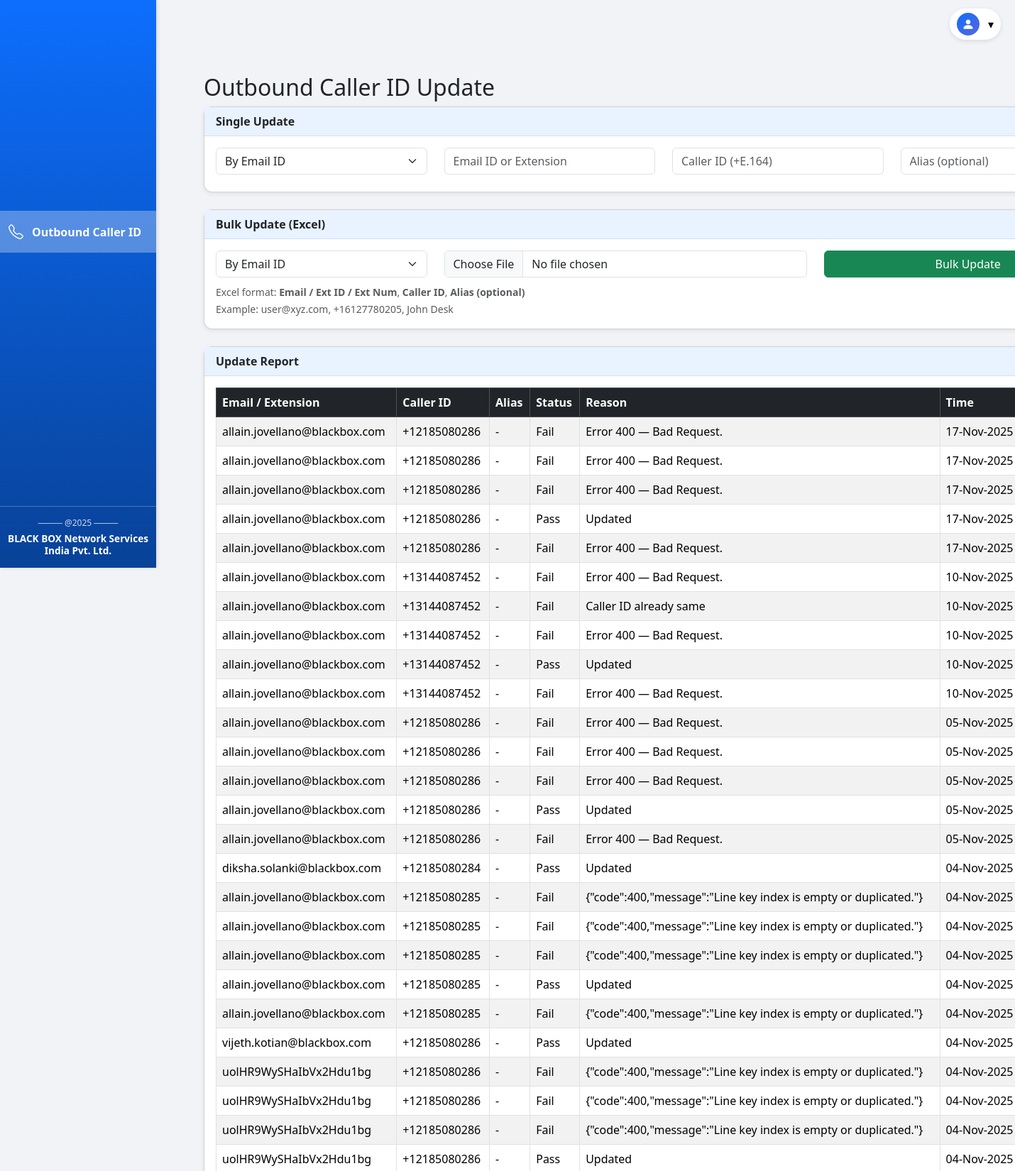
The app's page /index (signed in, upper part) with its own data.
### tables this page shows
CREATE TABLE update_logs (
                        id INTEGER PRIMARY KEY AUTOINCREMENT,
                        email TEXT,
                        caller_id TEXT,
                        success INTEGER,
                        reason TEXT,
                        type TEXT,
                        timestamp DATETIME DEFAULT CURRENT_TIMESTAMP
                    , identifier TEXT, alias TEXT);

### app.py (the view)
@app.route("/index")
@login_required()
def index():
    conn = get_db_connection()
    cutoff = (datetime.utcnow() - timedelta(days=30)).isoformat()
    rows = conn.execute("SELECT identifier, caller_id, success, reason, type, timestamp FROM update_logs WHERE timestamp >= ? ORDER BY id DESC", (cutoff,)).fetchall()
    conn.close()
    report = []
    for r in rows:
        report.append({
            "email": r["identifier"],
            "caller_id": r["caller_id"],
            "success": bool(r["success"]),
            "reason": r["reason"],
            "type": r["type"],
            "time": datetime.fromisoformat(r["timestamp"]).strftime("%d-%b-%Y %H:%M:%S")
        })
    return render_template("index.html", report=report)

### app.py (called while the page is built)
def get_db_connection():
    conn = sqlite3.connect(DB_PATH)
    conn.row_factory = sqlite3.Row
    return conn

def login_required(role=None):
    def wrapper(fn):
        @wraps(fn)
        def decorated(*args, **kwargs):
            if "email" not in session:
                app.logger.warning("Unauthorized access attempt to protected route.")
                return redirect(url_for("login"))
            if role and session.get("role") != role:
                app.logger.warning(f"Access denied for user {session.get('email')} - insufficient role.")
                flash("Access denied", "danger")
                return redirect(url_for("login"))
            return fn(*args, **kwargs)
        return decorated
    return wrapper

@app.teardown_appcontext
def on_exit(exception):
    try:
        from utils.task_queue import shutdown_queue
        shutdown_queue()
    except Exception as e:
        app.logger.error(f"Error shutting down task queue: {e}")

### utils/task_queue.py (called while the page is built)
def shutdown_queue():
    logger.info("[Queue] Shutting down worker thread...")
    task_queue.put(None)

### templates/index.html (shortened to what this page needs)
{% extends "base.html" %}
{% block content %}
<div class="container mt-4">
  <h2>Outbound Caller ID Update</h2>
  <div class="card mb-4">
    <div class="card-header">Single Update</div>
    <div class="card-body">
      <form id="singleUpdateForm">
        <div class="row align-items-end">
          <div class="col-md-3 mb-2">
            <select class="form-select" name="update_type" id="singleUpdateType">
              <option value="email" selected>By Email ID</option>
            </select>
          </div>
          <div class="col-md-3 mb-2">
            <input type="text" class="form-control" name="identifier" id="singleIdentifier"
              placeholder="Email ID or Extension" required>
          </div>
          <div class="col-md-3 mb-2">
            <input type="text" class="form-control" name="caller_id" id="caller_id"
              placeholder="Caller ID (+E.164)" required>
          </div>
          <div class="col-md-2 mb-2">
            <input type="text" class="form-control" name="alias" id="alias"
              placeholder="Alias (optional)">
          </div>
          <div class="col-md-1 mb-2">
            <button type="submit" id="singleUpdateBtn" class="btn btn-primary w-100">Update</button>
          </div>
        </div>
      </form>
    </div>
  </div>
  <div class="card mb-4">
    <div class="card-header">Bulk Update (Excel)</div>
    <div class="card-body">
      <form id="bulkUpdateForm" enctype="multipart/form-data">
        <div class="row align-items-end">
          <div class="col-md-3 mb-2">
            <select class="form-select" name="update_type" id="bulkUpdateType">
              <option value="email" selected>By Email ID</option>
            </select>
          </div>
          <div class="col-md-5 mb-2">
            <input type="file" class="form-control" name="excel_file" accept=".xlsx" required>
          </div>
          <div class="col-md-4 mb-2">
            <button type="submit" id="bulkUpdateBtn" class="btn btn-success w-100">Bulk Update</button>
          </div>
        </div>
        <small class="text-muted">
          Excel format: <b>Email / Ext ID / Ext Num</b>, <b>Caller ID</b>, <b>Alias (optional)</b><br>
          Example: user@xyz.com,&nbsp;+16127780205,&nbsp;John Desk
        </small>
      </form>
    </div>
  </div>
  <div class="card">
    <div class="card-header">Update Report</div>
    <div class="card-body table-responsive">
      <table class="table table-bordered table-striped" id="reportTable">
        <thead class="table-dark">
          <tr>
            <th>Email / Extension</th>
            <th>Caller ID</th>
            <th>Alias</th>
            <th>Status</th>
            <th>Reason</th>
            <th>Time</th>
            <th>Type</th>
          </tr>
        </thead>
        <tbody>
          {% for u in report %}
          <tr>
            <td>{{ u.email or u.extension_id }}</td>
            <td>{{ u.caller_id }}</td>
            <td>{{ u.alias or '-' }}</td>
            <td>{{ 'Pass' if u.success else 'Fail' }}</td>
            <td>{{ u.reason }}</td>
            <td>{{ u.time }}</td>
            <td>{{ u.type }}</td>
          </tr>
          {% endfor %}
        </tbody>
      </table>
    </div>
  </div>
</div>
{% endblock %}

### templates/base.html (style rules this page uses)
body { padding-top: 60px; font-family: 'Segoe UI', Tahoma, Geneva, Verdana, sans-serif; background-color: #f1f3f6; }
.card { border-radius: 0.75rem; box-shadow: 0 2px 6px rgba(0,0,0,0.08); transition: transform 0.2s; }
.card-header { font-weight: 600; background-color: #e9f2ff; border-bottom: 1px solid #cfe0ff; }
.table-striped>tbody>tr:nth-of-type(odd) { background-color: #f8f9fa; }
.table thead { background-color: #0d6efd; color: white; }
.table th, .table td { vertical-align: middle !important; }

### records on screen
update_logs: identifier "allain.jovellano@blackbox.com", caller_id "+12185080286", success "Fail", reason "Error 400 — Bad Request.", time "17-Nov-2025 18:28:05", type "S"
update_logs: identifier "allain.jovellano@blackbox.com", caller_id "+12185080286", success "Fail", reason "Error 400 — Bad Request.", time "17-Nov-2025 18:28:03", type "S"
update_logs: identifier "allain.jovellano@blackbox.com", caller_id "+12185080286", success "Fail", reason "Error 400 — Bad Request.", time "17-Nov-2025 18:28:00", type "S"
update_logs: identifier "allain.jovellano@blackbox.com", caller_id "+12185080286", success "Pass", reason "Updated", time "17-Nov-2025 18:27:58", type "S"
update_logs: identifier "allain.jovellano@blackbox.com", caller_id "+12185080286", success "Fail", reason "Error 400 — Bad Request.", time "17-Nov-2025 18:27:55", type "S"
update_logs: identifier "allain.jovellano@blackbox.com", caller_id "+13144087452", success "Fail", reason "Error 400 — Bad Request.", time "10-Nov-2025 21:06:11", type "S"
update_logs: identifier "allain.jovellano@blackbox.com", caller_id "+13144087452", success "Fail", reason "Caller ID already same", time "10-Nov-2025 21:06:09", type "S"
update_logs: identifier "allain.jovellano@blackbox.com", caller_id "+13144087452", success "Fail", reason "Error 400 — Bad Request.", time "10-Nov-2025 21:06:09", type "S"
update_logs: identifier "allain.jovellano@blackbox.com", caller_id "+13144087452", success "Pass", reason "Updated", time "10-Nov-2025 21:06:07", type "S"
update_logs: identifier "allain.jovellano@blackbox.com", caller_id "+13144087452", success "Fail", reason "Error 400 — Bad Request.", time "10-Nov-2025 21:06:04", type "S"
update_logs: identifier "allain.jovellano@blackbox.com", caller_id "+12185080286", success "Fail", reason "Error 400 — Bad Request.", time "05-Nov-2025 18:52:34", type "S"
update_logs: identifier "allain.jovellano@blackbox.com", caller_id "+12185080286", success "Fail", reason "Error 400 — Bad Request.", time "05-Nov-2025 18:52:31", type "S"
update_logs: identifier "allain.jovellano@blackbox.com", caller_id "+12185080286", success "Fail", reason "Error 400 — Bad Request.", time "05-Nov-2025 18:52:28", type "S"
update_logs: identifier "allain.jovellano@blackbox.com", caller_id "+12185080286", success "Pass", reason "Updated", time "05-Nov-2025 18:52:24", type "S"
update_logs: identifier "allain.jovellano@blackbox.com", caller_id "+12185080286", success "Fail", reason "Error 400 — Bad Request.", time "05-Nov-2025 18:52:21", type "S"
update_logs: identifier "diksha.solanki@blackbox.com", caller_id "+12185080284", success "Pass", reason "Updated", time "04-Nov-2025 16:17:46", type "B"
update_logs: identifier "allain.jovellano@blackbox.com", caller_id "+12185080285", success "Fail", reason "{\"code\":400,\"message\":\"Line key index is empty or duplicated.\"}", time "04-Nov-2025 16:17:38", type "B"
update_logs: identifier "allain.jovellano@blackbox.com", caller_id "+12185080285", success "Fail", reason "{\"code\":400,\"message\":\"Line key index is empty or duplicated.\"}", time "04-Nov-2025 16:17:36", type "B"
update_logs: identifier "allain.jovellano@blackbox.com", caller_id "+12185080285", success "Fail", reason "{\"code\":400,\"message\":\"Line key index is empty or duplicated.\"}", time "04-Nov-2025 16:17:32", type "B"
update_logs: identifier "allain.jovellano@blackbox.com", caller_id "+12185080285", success "Pass", reason "Updated", time "04-Nov-2025 16:17:30", type "B"
update_logs: identifier "allain.jovellano@blackbox.com", caller_id "+12185080285", success "Fail", reason "{\"code\":400,\"message\":\"Line key index is empty or duplicated.\"}", time "04-Nov-2025 16:17:26", type "B"
update_logs: identifier "vijeth.kotian@blackbox.com", caller_id "+12185080286", success "Pass", reason "Updated", time "04-Nov-2025 16:17:17", type "B"
update_logs: identifier "uolHR9WySHaIbVx2Hdu1bg", caller_id "+12185080286", success "Fail", reason "{\"code\":400,\"message\":\"Line key index is empty or duplicated.\"}", time "04-Nov-2025 16:12:30", type "S"
update_logs: identifier "uolHR9WySHaIbVx2Hdu1bg", caller_id "+12185080286", success "Fail", reason "{\"code\":400,\"message\":\"Line key index is empty or duplicated.\"}", time "04-Nov-2025 16:12:28", type "S"
update_logs: identifier "uolHR9WySHaIbVx2Hdu1bg", caller_id "+12185080286", success "Fail", reason "{\"code\":400,\"message\":\"Line key index is empty or duplicated.\"}", time "04-Nov-2025 16:12:25", type "S"
update_logs: identifier "uolHR9WySHaIbVx2Hdu1bg", caller_id "+12185080286", success "Pass", reason "Updated", time "04-Nov-2025 16:12:23", type "S"
